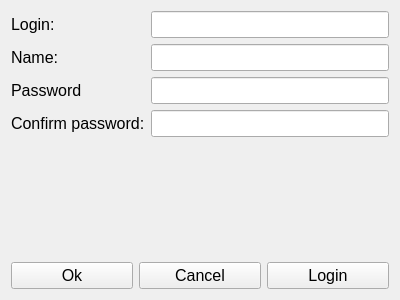
<?xml version="1.0" encoding="UTF-8"?>
<ui version="4.0">
 <class>RegistrationForm</class>
 <widget class="QWidget" name="RegistrationForm">
  <property name="geometry">
   <rect>
    <x>0</x>
    <y>0</y>
    <width>400</width>
    <height>300</height>
   </rect>
  </property>
  <property name="windowTitle">
   <string>Form</string>
  </property>
  <layout class="QVBoxLayout" name="verticalLayout" stretch="1,0,0,0">
   <item>
    <layout class="QGridLayout" name="gridLayout" rowstretch="0,0,0,0">
     <item row="1" column="0">
      <widget class="QLabel" name="nameLab">
       <property name="font">
        <font>
         <pointsize>12</pointsize>
        </font>
       </property>
       <property name="text">
        <string>Name:</string>
       </property>
      </widget>
     </item>
     <item row="0" column="1">
      <widget class="QLineEdit" name="LoginEdit">
       <property name="font">
        <font>
         <pointsize>12</pointsize>
        </font>
       </property>
      </widget>
     </item>
     <item row="1" column="1">
      <widget class="QLineEdit" name="nameEdit">
       <property name="font">
        <font>
         <pointsize>12</pointsize>
        </font>
       </property>
      </widget>
     </item>
     <item row="3" column="0">
      <widget class="QLabel" name="passwordConfirmLab">
       <property name="font">
        <font>
         <pointsize>12</pointsize>
        </font>
       </property>
       <property name="text">
        <string>Confirm password:</string>
       </property>
      </widget>
     </item>
     <item row="3" column="1">
      <widget class="QLineEdit" name="passwordConfirm">
       <property name="font">
        <font>
         <pointsize>12</pointsize>
        </font>
       </property>
       <property name="echoMode">
        <enum>QLineEdit::Password</enum>
       </property>
      </widget>
     </item>
     <item row="0" column="0">
      <widget class="QLabel" name="loginLab">
       <property name="font">
        <font>
         <pointsize>12</pointsize>
        </font>
       </property>
       <property name="text">
        <string>Login:</string>
       </property>
      </widget>
     </item>
     <item row="2" column="1">
      <widget class="QLineEdit" name="passwordEdit">
       <property name="font">
        <font>
         <pointsize>12</pointsize>
        </font>
       </property>
       <property name="echoMode">
        <enum>QLineEdit::Password</enum>
       </property>
      </widget>
     </item>
     <item row="2" column="0">
      <widget class="QLabel" name="passwordLab">
       <property name="font">
        <font>
         <pointsize>12</pointsize>
        </font>
       </property>
       <property name="text">
        <string>Password</string>
       </property>
      </widget>
     </item>
    </layout>
   </item>
   <item>
    <spacer name="verticalSpacer">
     <property name="orientation">
      <enum>Qt::Vertical</enum>
     </property>
     <property name="sizeHint" stdset="0">
      <size>
       <width>20</width>
       <height>40</height>
      </size>
     </property>
    </spacer>
   </item>
   <item>
    <layout class="QGridLayout" name="gridLayout_2"/>
   </item>
   <item>
    <layout class="QHBoxLayout" name="horizontalLayout">
     <item>
      <widget class="QPushButton" name="okBut">
       <property name="font">
        <font>
         <pointsize>12</pointsize>
        </font>
       </property>
       <property name="text">
        <string>Ok</string>
       </property>
      </widget>
     </item>
     <item>
      <widget class="QPushButton" name="cancelBut">
       <property name="font">
        <font>
         <pointsize>12</pointsize>
        </font>
       </property>
       <property name="text">
        <string>Cancel</string>
       </property>
      </widget>
     </item>
     <item>
      <widget class="QPushButton" name="loginBut">
       <property name="font">
        <font>
         <pointsize>12</pointsize>
        </font>
       </property>
       <property name="text">
        <string>Login</string>
       </property>
      </widget>
     </item>
    </layout>
   </item>
  </layout>
 </widget>
 <tabstops>
  <tabstop>LoginEdit</tabstop>
  <tabstop>nameEdit</tabstop>
  <tabstop>passwordEdit</tabstop>
  <tabstop>passwordConfirm</tabstop>
  <tabstop>okBut</tabstop>
  <tabstop>cancelBut</tabstop>
 </tabstops>
 <resources/>
 <connections/>
</ui>
